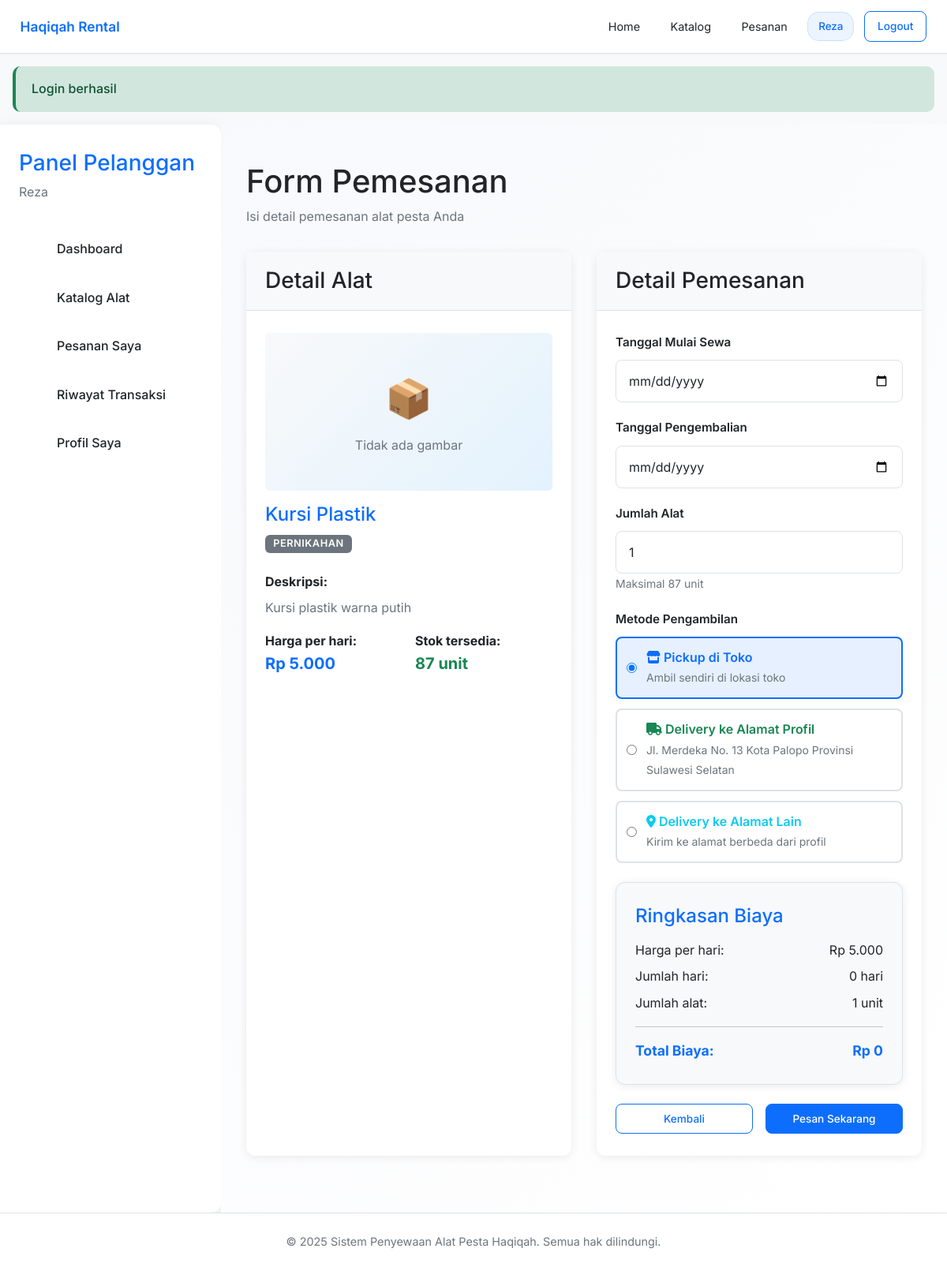
/pelanggan/pesan/2 (signed in), run on the app's committed database.
### tables this page shows
CREATE TABLE `alat` (
  `id_alat` int NOT NULL,
  `nama_alat` varchar(100) NOT NULL,
  `kategori` varchar(50) NOT NULL,
  `stok` int NOT NULL DEFAULT '0',
  `harga` decimal(10,2) NOT NULL,
  `deskripsi` text,
  `gambar` varchar(255) DEFAULT NULL,
  `created_at` timestamp NULL DEFAULT CURRENT_TIMESTAMP,
  `updated_at` timestamp NULL DEFAULT CURRENT_TIMESTAMP ON UPDATE CURRENT_TIMESTAMP,
  `id_kategori` int DEFAULT '1'
);

CREATE TABLE `pelanggan` (
  `id_pelanggan` int NOT NULL,
  `nama` varchar(100) NOT NULL,
  `alamat` text NOT NULL,
  `email` varchar(100) NOT NULL,
  `no_hp` varchar(20) NOT NULL,
  `user_id` int DEFAULT NULL,
  `created_at` timestamp NULL DEFAULT CURRENT_TIMESTAMP,
  `updated_at` timestamp NULL DEFAULT CURRENT_TIMESTAMP ON UPDATE CURRENT_TIMESTAMP
);

### templates/pages/pelanggan/pesan-alat.php (the view, shortened to what the rows shown need)
<?php
include __DIR__ . '/../../layouts/header.php';
?>
<div class="dashboard">
    <aside class="sidebar">
        <div style="padding: 0 1.5rem; margin-bottom: 2rem;">
            <h3 style="color: var(--primary-color); margin: 0;">Panel Pelanggan</h3>
            <p style="margin: 0.5rem 0 0 0; color: var(--secondary-color);">
                <?= htmlspecialchars($_SESSION['nama']) ?>
            </p>
        </div>
        <ul class="sidebar-nav">
            <li><a href="/hakikah/dashboard">Dashboard</a></li>
            <li><a href="/hakikah/pelanggan/alat">Katalog Alat</a></li>
            <li><a href="/hakikah/pelanggan/pesanan">Pesanan Saya</a></li>
            <li><a href="/hakikah/pelanggan/riwayat">Riwayat Transaksi</a></li>
            <li><a href="/hakikah/pelanggan/profil">Profil Saya</a></li>
        </ul>
    </aside>
    <main class="main-content">
        <div style="margin-bottom: 2rem;">
            <h1 style="margin-bottom: 0.5rem;">Form Pemesanan</h1>
            <p style="color: var(--secondary-color);">Isi detail pemesanan alat pesta Anda</p>
        </div>
        <div style="display: grid; grid-template-columns: 1fr 1fr; gap: 2rem;">
            <div class="card">
                <div class="card-header">
                    <h3 style="margin: 0;">Detail Alat</h3>
                </div>
                <div class="card-body">
                    <div style="margin-bottom: 1.5rem;">
                        <div style="height: 200px; background: linear-gradient(135deg, var(--light-color), #e3f2fd);
                                    display: flex; align-items: center; justify-content: center; border-radius: 0.375rem; margin-bottom: 1rem;">
                            <?php if ($alat['gambar']): ?>
                                <img src="/hakikah/public/images/alat/<?= htmlspecialchars($alat['gambar']) ?>"
                                     alt="<?= htmlspecialchars($alat['nama_alat']) ?>"
                                     style="max-width: 100%; max-height: 100%; object-fit: cover; border-radius: 0.375rem;">
                            <?php else: ?>
                                <div style="text-align: center; color: var(--secondary-color);">
                                    <div style="font-size: 3rem; margin-bottom: 0.5rem;">📦</div>
                                    <p style="margin: 0;">Tidak ada gambar</p>
                                </div>
                            <?php endif; ?>
                        </div>
                        <h4 style="margin: 0 0 0.5rem 0; color: var(--primary-color);">
                            <?= htmlspecialchars($alat['nama_alat']) ?>
                        </h4>
                        <span class="badge badge-secondary"><?= htmlspecialchars($alat['kategori']) ?></span>
                    </div>
                    <div style="margin-bottom: 1rem;">
                        <strong>Deskripsi:</strong>
                        <p style="margin: 0.5rem 0; color: var(--secondary-color);">
                            <?= htmlspecialchars($alat['deskripsi']) ?>
                        </p>
                    </div>
                    <div style="display: grid; grid-template-columns: 1fr 1fr; gap: 1rem;">
                        <div>
                            <strong>Harga per hari:</strong>
                            <div style="font-size: 1.25rem; font-weight: 700; color: var(--primary-color);">
                                Rp <?= number_format($alat['harga'], 0, ',', '.') ?>
                            </div>
                        </div>
                        <div>
                            <strong>Stok tersedia:</strong>
                            <div style="font-size: 1.25rem; font-weight: 700; color: var(--success-color);">
                                <?= $alat['stok'] ?> unit
                            </div>
                        </div>
                    </div>
                </div>
            </div>
            <div class="card">
                <div class="card-header">
                    <h3 style="margin: 0;">Detail Pemesanan</h3>
                </div>
                <div class="card-body">
                    <form method="POST" action="/hakikah/pelanggan/pesan" id="pesanForm">
                        <div class="form-group">
                            <label for="tgl_sewa" class="form-label">Tanggal Mulai Sewa</label>
                            <input type="date" id="tgl_sewa" name="tgl_sewa" class="form-control" required
                                   min="<?= date('Y-m-d') ?>"
                                   value="<?= htmlspecialchars($_SESSION['old_data']['tgl_sewa'] ?? '') ?>">
                        </div>
                        <div class="form-group">
                            <label for="tgl_kembali" class="form-label">Tanggal Pengembalian</label>
                            <input type="date" id="tgl_kembali" name="tgl_kembali" class="form-control" required
                                   min="<?= date('Y-m-d', strtotime('+1 day')) ?>"
                                   value="<?= htmlspecialchars($_SESSION['old_data']['tgl_kembali'] ?? '') ?>">
                        </div>
                        <div class="form-group">
                            <label for="jumlah_alat" class="form-label">Jumlah Alat</label>
                            <input type="number" id="jumlah_alat" name="jumlah_alat" class="form-control"
                                   min="1" max="<?= $alat['stok'] ?>" required
                                   value="<?= htmlspecialchars($_SESSION['old_data']['jumlah_alat'] ?? '1') ?>">
                            <small style="color: var(--secondary-color);">
                                Maksimal <?= $alat['stok'] ?> unit
                            </small>
                        </div>
                        <div class="form-group">
                            <label class="form-label">Metode Pengambilan</label>
                            <div style="display: flex; flex-direction: column; gap: 0.75rem; margin-top: 0.5rem;">
                                <label style="display: flex; align-items: center; cursor: pointer; padding: 0.75rem; border: 2px solid var(--border-color); border-radius: 8px; transition: all 0.2s ease;" id="pickupOption">
                                    <input type="radio" name="metode_pengambilan" value="pickup" checked style="margin-right: 0.75rem;">
                                    <div style="flex: 1;">
                                        <div style="font-weight: 600; color: var(--primary-color);">
                                            <i class="fas fa-store"></i> Pickup di Toko
                                        </div>
                                        <small style="color: var(--secondary-color);">Ambil sendiri di lokasi toko</small>
                                    </div>
                                </label>
                                <label style="display: flex; align-items: center; cursor: pointer; padding: 0.75rem; border: 2px solid var(--border-color); border-radius: 8px; transition: all 0.2s ease;" id="deliveryProfileOption">
                                    <input type="radio" name="metode_pengambilan" value="delivery_profile" style="margin-right: 0.75rem;">
                                    <div style="flex: 1;">
                                        <div style="font-weight: 600; color: var(--success-color);">
                                            <i class="fas fa-truck"></i> Delivery ke Alamat Profil
                                        </div>
                                        <small style="color: var(--secondary-color);">
                                            <?php if (!empty($pelangganData['alamat'])): ?>
                                                <?= htmlspecialchars(substr($pelangganData['alamat'], 0, 60)) ?><?= strlen($pelangganData['alamat']) > 60 ? '...' : '' ?>
                                            <?php else: ?>
                                                <span style="color: var(--danger-color);">Alamat profil belum diisi</span>
                                            <?php endif; ?>
                                        </small>
                                    </div>
                                </label>
                                <label style="display: flex; align-items: center; cursor: pointer; padding: 0.75rem; border: 2px solid var(--border-color); border-radius: 8px; transition: all 0.2s ease;" id="deliveryCustomOption">
                                    <input type="radio" name="metode_pengambilan" value="delivery_custom" style="margin-right: 0.75rem;">
                                    <div style="flex: 1;">
                                        <div style="font-weight: 600; color: var(--info-color);">
                                            <i class="fas fa-map-marker-alt"></i> Delivery ke Alamat Lain
                                        </div>
                                        <small style="color: var(--secondary-color);">Kirim ke alamat berbeda dari profil</small>
                                    </div>
                                </label>
                            </div>
                        </div>
                        <div class="card" style="background-color: var(--light-color); border: 1px solid var(--border-color); margin: 1.5rem 0;">
                            <div class="card-body">
                                <h4 style="margin: 0 0 1rem 0; color: var(--primary-color);">Ringkasan Biaya</h4>
                                <div style="display: flex; justify-content: space-between; margin-bottom: 0.5rem;">
                                    <span>Harga per hari:</span>
                                    <span>Rp <?= number_format($alat['harga'], 0, ',', '.') ?></span>
                                </div>
                                <div style="display: flex; justify-content: space-between; margin-bottom: 0.5rem;">
                                    <span>Jumlah hari:</span>
                                    <span id="jumlahHari">0 hari</span>
                                </div>
                                <div style="display: flex; justify-content: space-between; margin-bottom: 0.5rem;">
                                    <span>Jumlah alat:</span>
                                    <span id="displayJumlahAlat">1 unit</span>
                                </div>
                                <hr>
                                <div style="display: flex; justify-content: space-between; font-weight: 700; color: var(--primary-color); font-size: 1.1rem;">
                                    <span>Total Biaya:</span>
                                    <span id="totalBiaya">Rp 0</span>
                                </div>
                            </div>
                        </div>
                        <div class="btn-actions">
                            <a href="/hakikah/pelanggan/alat" class="btn btn-outline-primary btn-cancel" style="flex: 1;">
                                Kembali
                            </a>
                            <button type="submit" class="btn btn-primary btn-submit" style="flex: 1;">
                                Pesan Sekarang
                            </button>
                        </div>
                    </form>
                </div>
            </div>
        </div>
    </main>
</div>
<?php include __DIR__ . '/../../layouts/footer.php'; ?>

### src/core/Router.php (shortened to what the rows shown need)
<?php
class Router
{
    private $routes = [];
    public function get($path, $callback)
    {
        $this->routes['GET'][$path] = $callback;
    }
    public function post($path, $callback)
    {
        $this->routes['POST'][$path] = $callback;
    }
    public function run()
    {
        $method = $_SERVER['REQUEST_METHOD'];
        $path = parse_url($_SERVER['REQUEST_URI'], PHP_URL_PATH);
        $path = str_replace('/hakikah', '', $path);
        foreach ($this->routes[$method] ?? [] as $pattern => $callback) {
            if (preg_match("#^{$pattern}$#", $path, $matches)) {
                array_shift($matches);
                if (is_callable($callback)) {
                    call_user_func_array($callback, $matches);
                } elseif (is_string($callback)) {
                    $parts = explode('@', $callback);
                    $controller = $parts[0];
                    $methodName = $parts[1];
                    $controllerInstance = new $controller();
                    call_user_func_array([$controllerInstance, $methodName], $matches);
                }
                return;
            }
        }
    }
}

### data on the page
alat: nama_alat "Kursi Plastik", kategori "PERNIKAHAN", deskripsi "Kursi plastik warna putih", harga "5.000", stok "87"
pelanggan: alamat "Jl. Merdeka No. 13 Kota Palopo Provinsi Sulawesi Selatan"
